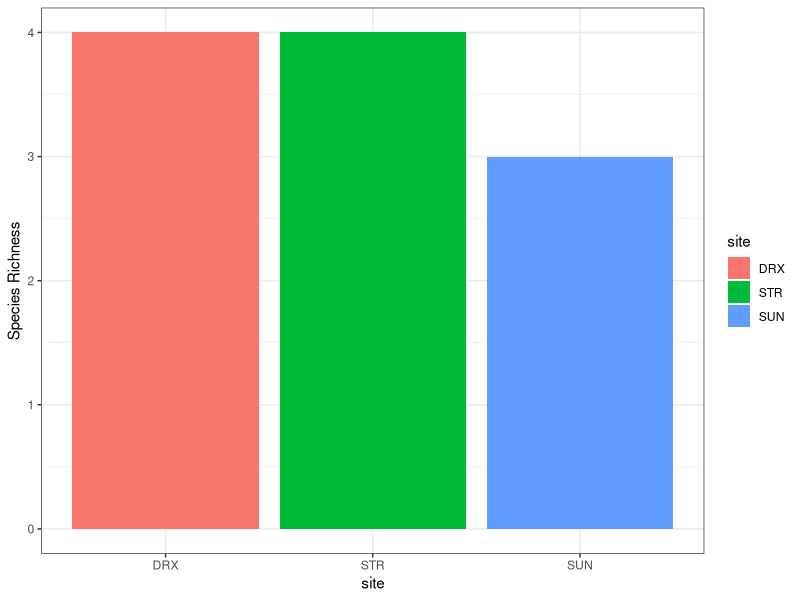
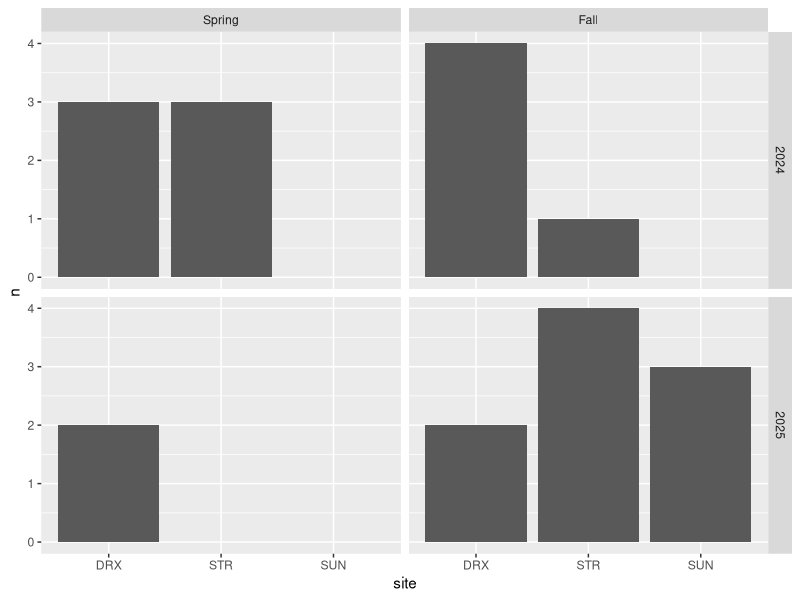
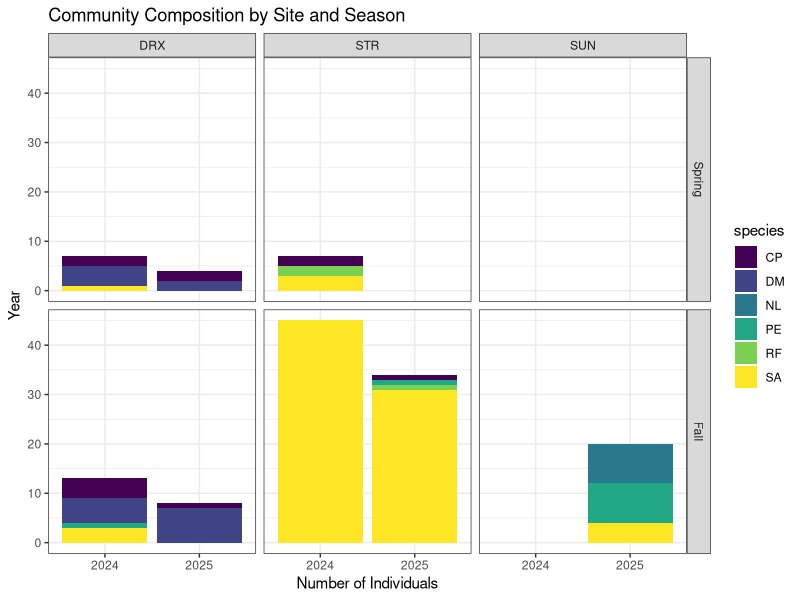
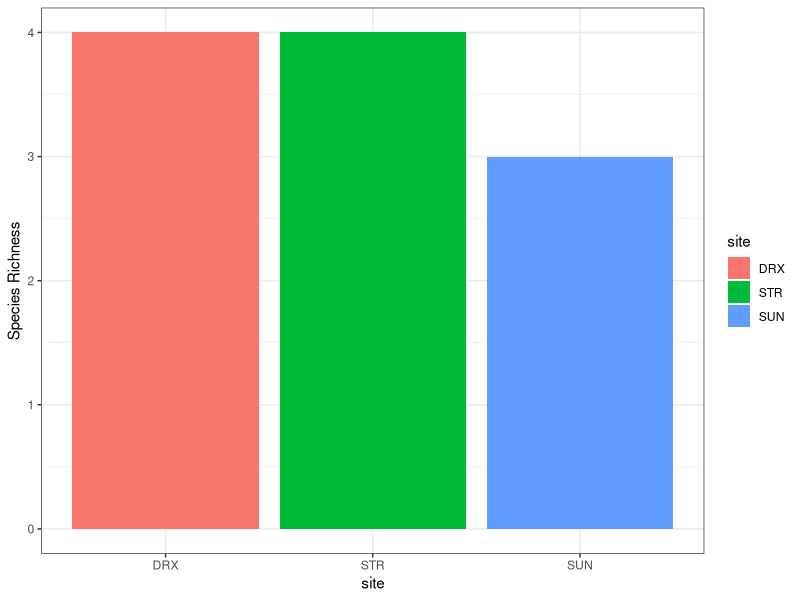
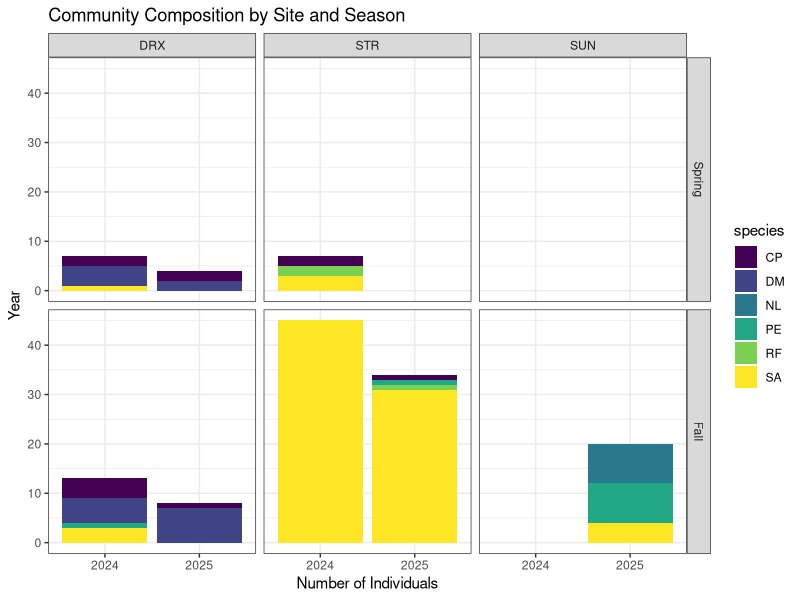

Recreate these plots in R, in order.
# Load packages & data
# install.packages("tidyverse")
library(tidyverse)

capture <- read_csv("rodent_abundance/scr_clean.csv")

# remove extraneous species
sp_richness <- capture %>% filter(is.na(extraneous))

# create list of unique species
sp_list <- sp_richness %>% distinct(species)

# count unique species
sp_count <- count(sp_list)

# Site Specific
# list of species per site
site_sp_list <- sp_richness %>% 
  group_by(site) %>% 
  distinct(species)

# count species per site
site_sp_count <- site_sp_list %>% 
  group_by(site) %>% 
  summarise(n_species = n())

# Plot site specific richness
ggplot(site_sp_count, aes(x = site, y = n_species, fill = site))+
  geom_col()+
  ylab("Species Richness")+
  theme_bw()

ggsave("outputs/site_sp_richness.png", width=4, height=4)


#### Richness by site and season
richness_by_site_season <- sp_richness %>% 
  group_by(yr, season, site) %>% 
  mutate(yr = as.integer(yr)) %>% 
  distinct(species) %>% 
  count() 

# try to switch seasons to chronological (spring -> fall)
richness_by_site_season$season <- as_factor(richness_by_site_season$season)

richness_by_site_season <- richness_by_site_season %>% 
  mutate(season = factor(season, levels = c("Spring", "Fall")))

ggplot(richness_by_site_season, aes(x = site, y = n)) +
  geom_col() +
  facet_grid(yr ~ season)

## abundance by site & season
sp_abund <- sp_richness %>% filter(is.na(recap)) #remove recaps
sp_abund$period <- paste(sp_abund$season, sp_abund$yr, sep = " ")
abund_by_site_period <-  sp_abund %>%
  count(site, yr, season, species, name = "n") %>%   # is this correct??
  mutate(season = factor(season, levels = c("Spring", "Fall")))
## plot
abund_by_site_period <- abund_by_site_period %>% mutate(total = sum(abund_by_site_period$n_species))

ggplot(abund_by_site_period, aes(x=as.factor(yr), y=n))+
  geom_col(aes(fill = species), position = "stack")+
  facet_grid(season~site) +
  theme_bw()+
  scale_fill_viridis_d()+
  labs(x = "Number of Individuals", y = "Year", title = "Community Composition by Site and Season")

ggsave("outputs/site_season_abund.png", width=8, height=4)

  
